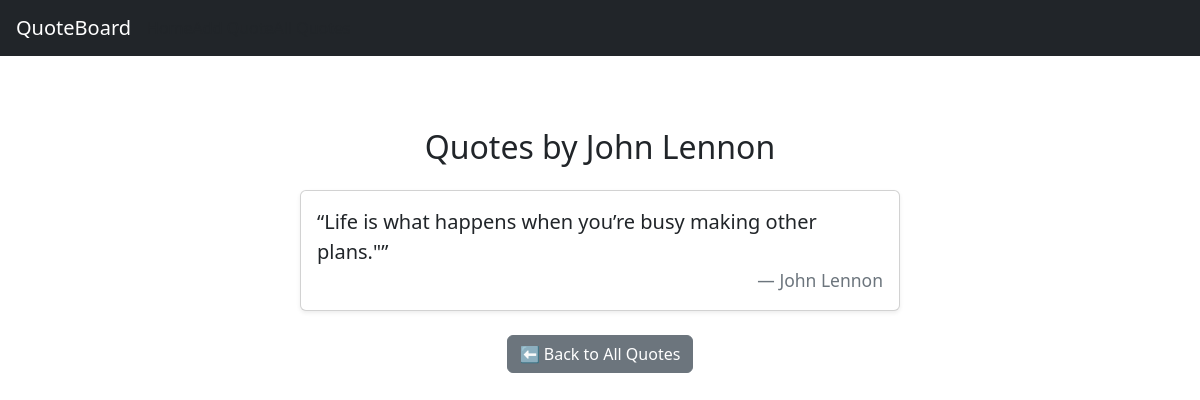
The app's page /author/John Lennon/ with its own data.
### quotes/models.py (models this page shows, shortened)
class Quote(models.Model):
    content = models.TextField()
    author = models.CharField(max_length=100)
    created_at = models.DateTimeField(auto_now_add=True)
    likes = models.PositiveIntegerField(default=0)  # ✅ Like field
    tag = models.CharField(max_length=50, choices=TAGS, default='Other')  # ✅ Tag field

### quotes/views.py (the view)
# urls.py: path('author/<str:author>/', quotes_by_author, name='quotes_by_author'),  # 📂 Filter
def quotes_by_author(request, author):
    quotes = Quote.objects.filter(author=author).order_by('-created_at')
    return render(request, 'quotes/quotes_by_author.html', {'quotes': quotes, 'author': author})

### quotes/templates/quotes/quotes_by_author.html
{% extends 'base.html' %}
{% block content %}
<div class="container py-5">
  <h2 class="mb-4 text-center">Quotes by {{ author }}</h2>
  {% for quote in quotes %}
    <div class="card mb-3 mx-auto shadow-sm" style="max-width: 600px;">
      <div class="card-body">
        <blockquote class="blockquote mb-0">
          <p class="fs-5">“{{ quote.content }}”</p>
          <footer class="blockquote-footer text-end">{{ quote.author }}</footer>
        </blockquote>
      </div>
    </div>
  {% empty %}
    <div class="text-center text-muted">
      <p>No quotes found for {{ author }}.</p>
    </div>
  {% endfor %}
  <div class="text-center mt-4">
    <a href="{% url 'list_quotes' %}" class="btn btn-secondary">⬅️ Back to All Quotes</a>
  </div>
</div>
{% endblock %}

### records on screen
Quote: author "John Lennon", content "Life is what happens when you’re busy making other plans.\""
